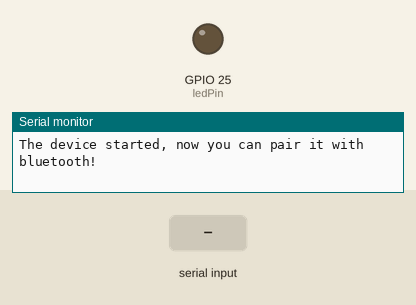
This sketch was run on a simulated ESP32. Shown: output pins drawn as LEDs (lit = HIGH), the last lines printed to the serial monitor. The test bench sets the inputs (shaded band). Nothing arrives over Bluetooth unless stated.

Above: at 1.2 s.
1.3 s: "led_on\n" received over the second serial link
At 2.1 s:
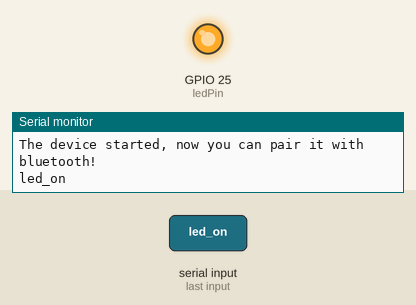
2.9 s: "led_off\n" received over the second serial link
At 4.1 s:
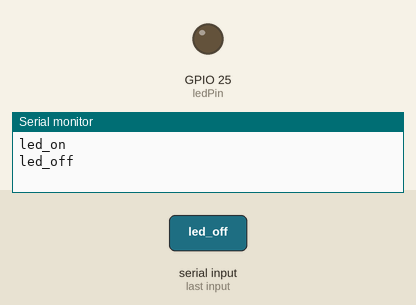
Timing chart, 0 to 5.9 s (numbered marks = the images above; inputs shaded):
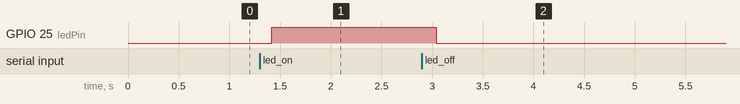

Measured:
- after the input at 1.3 s, GPIO 25 (ledPin): LOW → HIGH after 0.12 s
- after the input at 2.9 s, GPIO 25 (ledPin): HIGH → LOW after 0.14 s

The sketch:

blutooth_esp32.ino
```cpp
// Load libraries
#include "BluetoothSerial.h"
#include <OneWire.h>
//#include <DallasTemperature.h>

// Check if Bluetooth configs are enabled
#if !defined(CONFIG_BT_ENABLED) || !defined(CONFIG_BLUEDROID_ENABLED)
#error Bluetooth is not enabled! Please run `make menuconfig` to and enable it
#endif

// Bluetooth Serial object
BluetoothSerial SerialBT;

// GPIO where LED is connected to
const int ledPin =  25;

// GPIO where the DS18B20 is connected to
const int oneWireBus = 32;
// Setup a oneWire instance to communicate with any OneWire devices
OneWire oneWire(oneWireBus);
// Pass our oneWire reference to Dallas Temperature sensor
//DallasTemperature sensors(&oneWire);

// Handle received and sent messages
String message = "";
char incomingChar;
String temperatureString = "";

// Timer: auxiliar variables
unsigned long previousMillis = 0;    // Stores last time temperature was published
const long interval = 10000;         // interval at which to publish sensor readings

void setup() {
  pinMode(ledPin, OUTPUT);
  Serial.begin(115200);
  // Bluetooth device name
  SerialBT.begin("ESP32");
  Serial.println("The device started, now you can pair it with bluetooth!");
}

void loop() {
  unsigned long currentMillis = millis();
  // Send temperature readings
  // if (currentMillis - previousMillis >= interval){
  //   previousMillis = currentMillis;
  //   sensors.requestTemperatures();
  //   temperatureString = String(sensors.getTempCByIndex(0)) + "C  " +  String(sensors.getTempFByIndex(0)) + "F";
  //   SerialBT.println(temperatureString);
  // }
  if(Serial.available())
  {
    SerialBT.write(Serial.read());
  }


  // Read received messages (LED control command)
  if (SerialBT.available()){
    char incomingChar = SerialBT.read();
    if (incomingChar != '\n'){
      message += String(incomingChar);
    }
    else{
      message = "";
    }
    Serial.write(incomingChar);
  }
  // Check received message and control output accordingly
  if (message =="led_on"){
    digitalWrite(ledPin, HIGH);
  }
  else if (message =="led_off"){
    digitalWrite(ledPin, LOW);
  }
  delay(20);
}
```

Source omitted: modbus_crc.c (data table, 3962 bytes)
